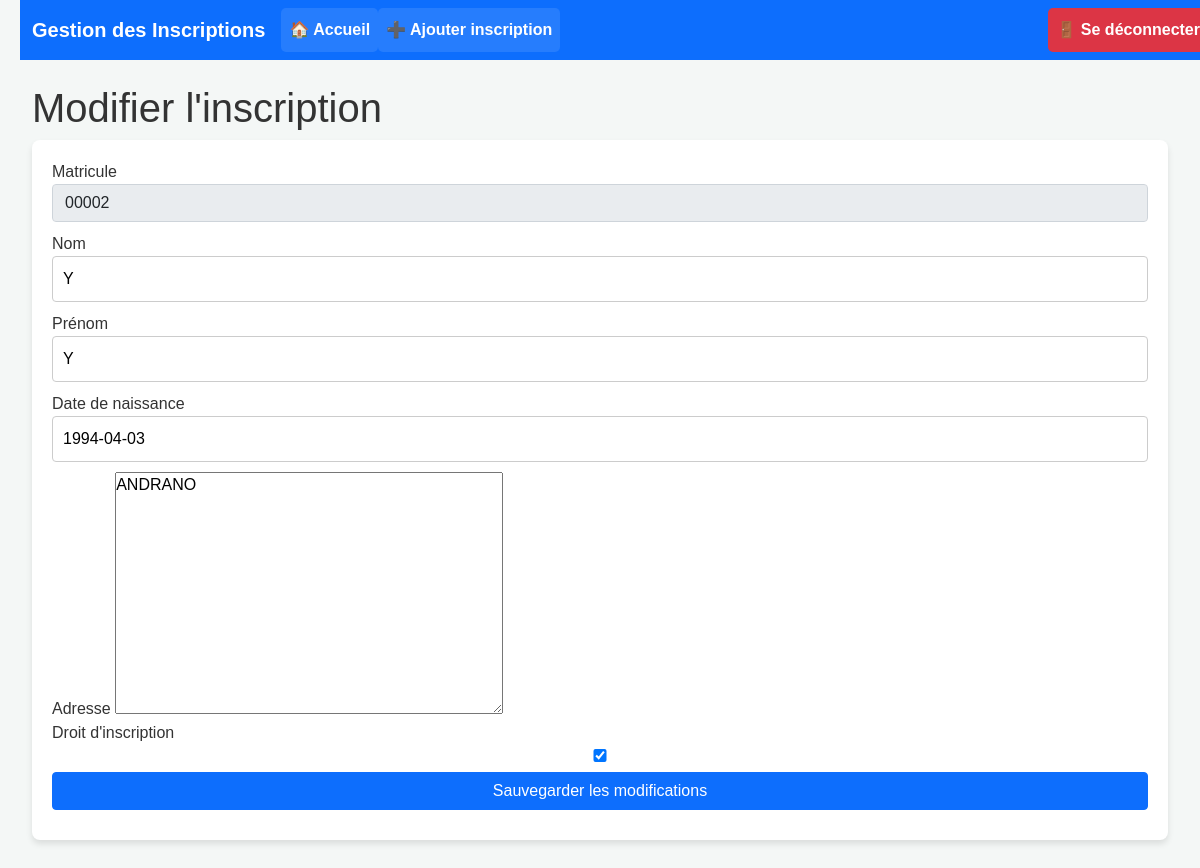
The app's page /inscriptions/modifier/20/ (signed in) with its own data.
### inscriptions/models.py (models this page shows, shortened)
class Inscription(models.Model):
    matricule = models.CharField(max_length=20, unique=True)
    nom = models.CharField(max_length=100)
    prenom = models.CharField(max_length=100)
    date_naissance = models.DateField()
    adresse = models.TextField(blank=True, null=True)
    droit_inscription = models.BooleanField(default=True)  # Valeur par défaut
    utilisateur = models.ForeignKey(User, on_delete=models.CASCADE)
    class Meta:
        verbose_name = 'Inscription'
        verbose_name_plural = 'Inscriptions'

### inscriptions/views.py (the view)
# urls.py: path('inscriptions/modifier/<int:id>/', inscriptions_views.modifier_inscription, name='modifier_inscription'),
@login_required
def modifier_inscription(request, id):
    inscription = get_object_or_404(Inscription, id=id)
    if request.method == 'POST':
        form = InscriptionForm(request.POST, instance=inscription)
        if form.is_valid():
            ancien_droit = inscription.droit_inscription  # Ancien droit
            inscription = form.save()
            nouveau_droit = form.cleaned_data['droit_inscription']
            if ancien_droit != nouveau_droit:
                AuditInscription.objects.create(
                    inscription=inscription,
                    matricule=inscription.matricule,
                    nom=inscription.nom,
                    prenom=inscription.prenom,
                    date_naissance=inscription.date_naissance,
                    adresse=inscription.adresse,
                    droit_ancien=ancien_droit,
                    droit_nouveau=nouveau_droit,
                    type_action="Modification",
                    utilisateur=request.user
                )
                messages.success(request, "L'inscription a été modifiée avec succès, et l'audit a été enregistré.")
            else:
                AuditInscription.objects.create(
                    inscription=inscription,
                    matricule=inscription.matricule,
                    nom=inscription.nom,
                    prenom=inscription.prenom,
                    date_naissance=inscription.date_naissance,
                    adresse=inscription.adresse,
                    droit_ancien=ancien_droit,
                    droit_nouveau=nouveau_droit,
                    type_action="Modification",
                    utilisateur=request.user
                )
                messages.success(request, "L'inscription a été modifiée avec succès.")
            return redirect('dashboard_user')  # Rediriger vers le dashboard de l'utilisateur après la modification
        else:
            messages.error(request, "Le formulaire contient des erreurs.")
    else:
        form = InscriptionForm(instance=inscription)
    return render(request, 'modifier_inscription.html', {'form': form, 'id': id})

### inscriptions/forms.py
class InscriptionForm(forms.ModelForm):
    class Meta:
        model = Inscription
        fields = ['matricule', 'nom', 'prenom', 'date_naissance', 'adresse', 'droit_inscription']

### templates/modifier_inscription.html (shortened to what this page needs)
{% extends 'base.html' %}
{% block content %}
    <h1>Modifier l'inscription</h1>
    <form method="post">
        <div class="form-group">
            <label for="matricule">Matricule</label>
            <input type="text" id="matricule" name="matricule" value="{{ form.instance.matricule }}" class="form-control" readonly>
        </div>
        <div class="form-group">
            <label for="nom">Nom</label>
            {{ form.nom }}
        </div>
        <div class="form-group">
            <label for="prenom">Prénom</label>
            {{ form.prenom }}
        </div>
        <div class="form-group">
            <label for="date_naissance">Date de naissance</label>
            {{ form.date_naissance }}
        </div>
        <div class="form-group">
            <label for="adresse">Adresse</label>
            {{ form.adresse }}
        </div>
        <div class="form-group">
            <label for="droit_inscription">Droit d'inscription</label>
            {{ form.droit_inscription }}
        </div>
        <button type="submit" class="btn btn-primary">Sauvegarder les modifications</button>
    </form>
{% endblock %}

### static/css/styles.css (style rules this page uses)
* { margin: 0; padding: 0; box-sizing: border-box; }
body { font-family: Arial, sans-serif; background-color: #f4f7f6; color: #333; padding: 20px; }
form { background-color: white; padding: 20px; border-radius: 8px; box-shadow: 0 4px 6px rgba(0, 0, 0, 0.1); margin-bottom: 20px; }
form input, form button { width: 100%; padding: 10px; margin-bottom: 10px; border-radius: 4px; border: 1px solid #ccc; }
form input[type="text"], form input[type="email"], form input[type="password"] { font-size: 16px; }
form button { background-color: #3498db; color: white; font-size: 16px; cursor: pointer; border: none; transition: background-color 0.3s; }

### templates/base.html (style rules this page uses)
body { padding-top: 60px; }

### records on screen
Inscription: matricule "00002", nom "Y", prenom "Y", date_naissance "1994-04-03", adresse "ANDRANO", droit_inscription "☑"
